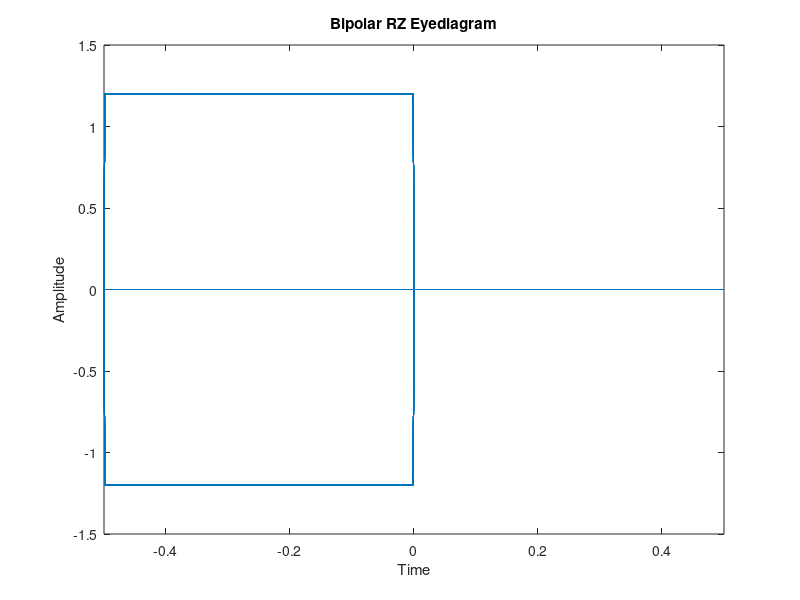
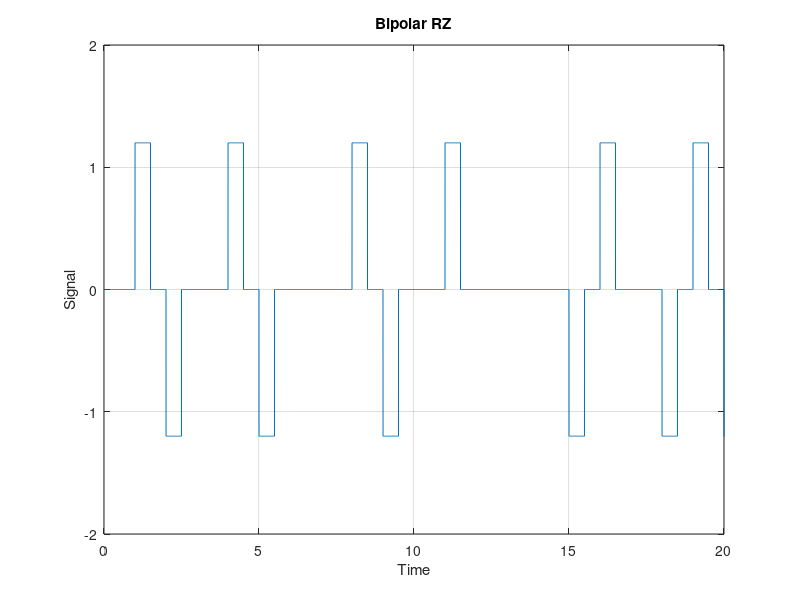
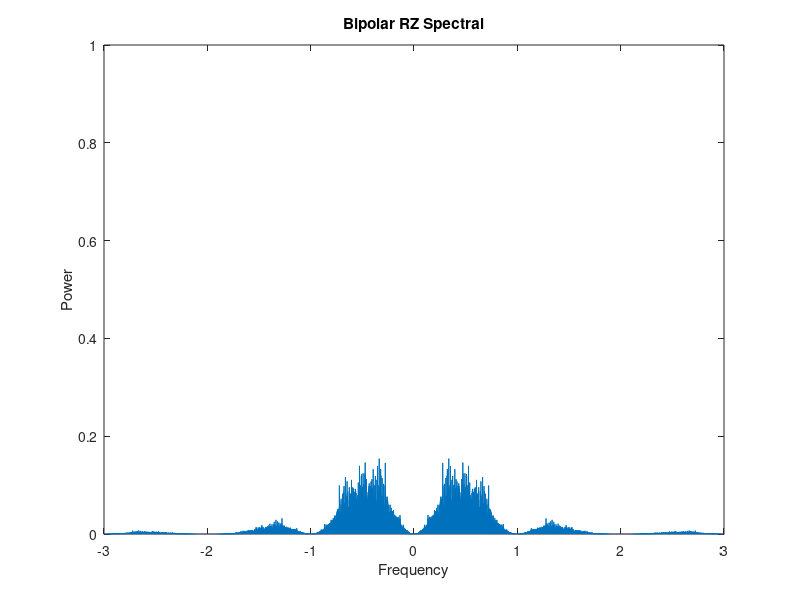
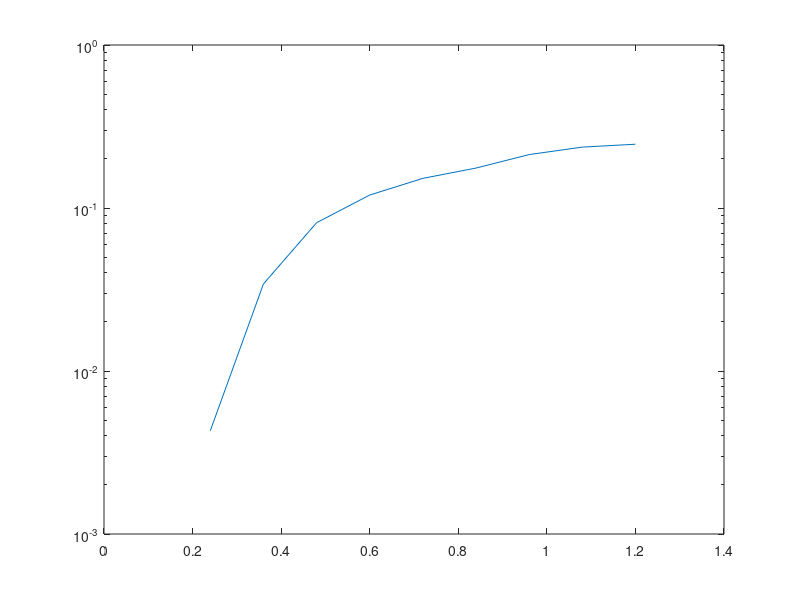

Reproduce these figures in MATLAB, in order.
a=1;
bits = randi([0, 1], 1, 10000);
total_BER2=[];
n=800;
T=length(bits);
N=n*length(bits);
dt=T/N;
t=0:dt:(T-dt);
sig=zeros(1,length(t));
for i=1:length(bits);
  if (bits(i)==1 &&a==1)
    sig((i-1)*n+2:i*n-n/2)=1.2;
    a*=-1;
    elseif(bits(i)==1 &&a!=1)
    sig((i-1)*n+2:i*n-n/2)=-1.2;
    a*=-1;
  end
end
%Plot Signal
figure(13);
plot(t,sig),axis([0,20,-2,2]);
xlabel("Time");
ylabel("Signal");
title("Bipolar RZ");
grid on;

#EyeDiagram
eyediagram(sig,800,1,400);
xlabel("Time");
ylabel("Amplitude");
title("Bipolar RZ Eyediagram");

#spectral domain
df = 1/T;
fs= 1/dt;
if (rem(N,2)==0)
f=- (0.5 * fs) : df : (0.5*fs - df) ;
else
f=- (0.5*fs-0.5*df) : df : (0.5*fs -0.5*df) ;
end
M=fftshift(fft(sig))/N;
figure(15);
PSD=power(abs(M),2);
plot (f,PSD*800),axis([-3, 3, 0, 1]);
xlabel("Frequency");
ylabel("Power");
title("Bipolar RZ Spectral");

H=abs(f)<1;
k = real(ifft(ifftshift(H.*M))*N);

#decision code 1
for i=1:length(bits);
  if  (k(((i-1)*n+i*n-n/2)/2)<=-0.6);
    k((i-1)*n+1:i*n-n/2)=-1.2;
     k((i*n-n/2):i*n)=0;
   elseif (k(((i-1)*n+i*n-n/2)/2)>= 0.6)
      k((i-1)*n+1:i*n-n/2)=1.2;
     k((i*n-n/2):i*n)=0;
   else
      k((i-1)*n+1:i*n)=0;
  end
end
%compare 1
error_bits_1=0;
 for i=1:length(bits);
  if  k(((i-1)*n+i*n-n/2)/2)!=sig(((i-1)*n+i*n-n/2)/2);
    error_bits_1++;
  end
 end
BER1=error_bits_1/length(bits);

#Reciever with noise
for sigma = 0:0.12:1.2;
noise=sigma*randn(1,length(t));
k1=k+noise;

%decision code 2
 for i=1:length(bits);
   if  (k1(((i-1)*n+i*n-n/2)/2)<=-0.6);
    k1((i-1)*n+1:i*n-n/2)=-1.2;
     k1((i*n-n/2):i*n)=0;
   elseif (k(((i-1)*n+i*n-n/2)/2)>= 0.6)
      k1((i-1)*n+1:i*n-n/2)=1.2;
     k1((i*n-n/2):i*n)=0;
   else
      k1((i-1)*n+1:i*n)=0;
   end
 end

%compare 2
error_bits_2=0;
 for i=1:length(bits);
  if  k1(((i-1)*n+i*n-n/2)/2)!=sig(((i-1)*n+i*n-n/2)/2);
   error_bits_2++;
  end
 end
BER2=error_bits_2/length(bits);
total_BER2 =[total_BER2 BER2];
disp(BER2)
end

figure(18)
sigma =[0:0.12:1.2];
semilogy(sigma,total_BER2);


